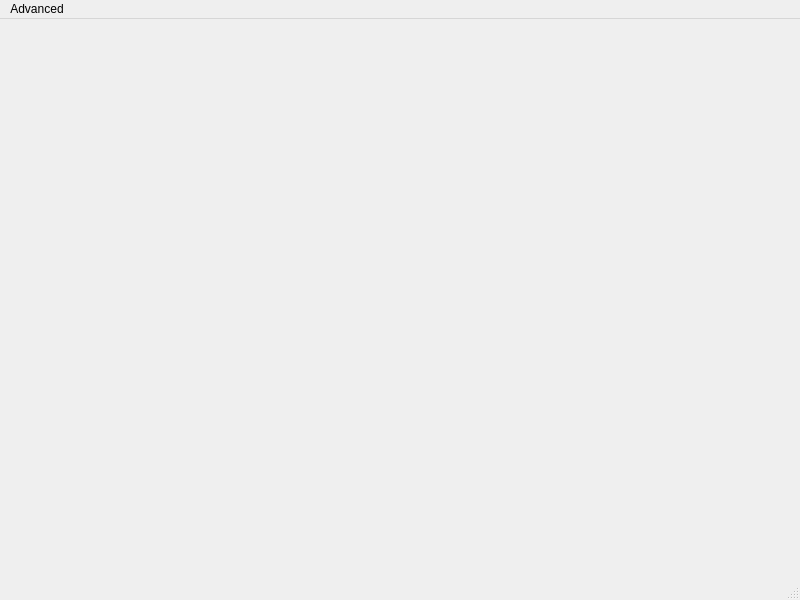
<?xml version="1.0" encoding="UTF-8"?>
<ui version="4.0">
 <class>Neu3Window</class>
 <widget class="QMainWindow" name="Neu3Window">
  <property name="geometry">
   <rect>
    <x>0</x>
    <y>0</y>
    <width>800</width>
    <height>600</height>
   </rect>
  </property>
  <property name="windowTitle">
   <string>MainWindow</string>
  </property>
  <widget class="QWidget" name="centralwidget"/>
  <widget class="QMenuBar" name="menubar">
   <property name="geometry">
    <rect>
     <x>0</x>
     <y>0</y>
     <width>800</width>
     <height>22</height>
    </rect>
   </property>
   <widget class="QMenu" name="menuAdvanced">
    <property name="title">
     <string>Advanced</string>
    </property>
    <addaction name="actionSettings"/>
    <addaction name="actionNeuTu_Proofread"/>
   </widget>
   <addaction name="menuAdvanced"/>
  </widget>
  <widget class="QStatusBar" name="statusbar"/>
  <action name="actionSettings">
   <property name="text">
    <string>&amp;Settings</string>
   </property>
  </action>
  <action name="actionNeuTu_Proofread">
   <property name="text">
    <string>NeuTu</string>
   </property>
  </action>
 </widget>
 <resources/>
 <connections/>
</ui>
